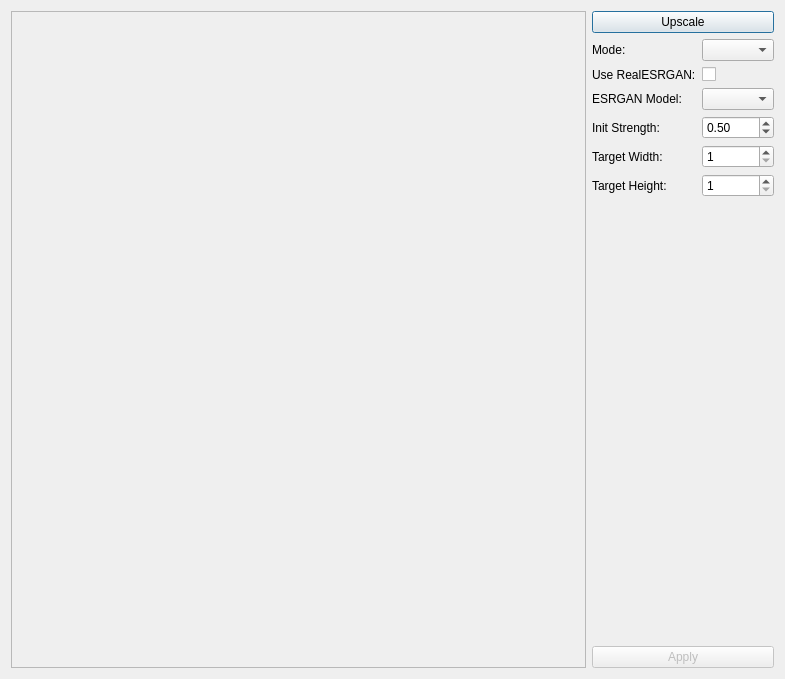
<?xml version="1.0" encoding="UTF-8"?>
<ui version="4.0">
 <class>Dialog</class>
 <widget class="QDialog" name="Dialog">
  <property name="geometry">
   <rect>
    <x>0</x>
    <y>0</y>
    <width>785</width>
    <height>679</height>
   </rect>
  </property>
  <property name="windowTitle">
   <string>Upscaling</string>
  </property>
  <layout class="QGridLayout" name="gridLayout">
   <item row="1" column="0">
    <layout class="QHBoxLayout" name="horizontalLayout" stretch="0,0">
     <item>
      <widget class="QScrollArea" name="scrollArea">
       <property name="widgetResizable">
        <bool>true</bool>
       </property>
       <widget class="QWidget" name="scrollAreaWidgetContents">
        <property name="geometry">
         <rect>
          <x>0</x>
          <y>0</y>
          <width>554</width>
          <height>655</height>
         </rect>
        </property>
        <layout class="QGridLayout" name="gridLayout_2">
         <item row="0" column="0">
          <widget class="QLabel" name="image_label">
           <property name="text">
            <string/>
           </property>
          </widget>
         </item>
        </layout>
       </widget>
      </widget>
     </item>
     <item>
      <layout class="QVBoxLayout" name="verticalLayout_2">
       <item>
        <widget class="QPushButton" name="upscale_button">
         <property name="text">
          <string>Upscale</string>
         </property>
        </widget>
       </item>
       <item>
        <layout class="QFormLayout" name="formLayout">
         <item row="1" column="0">
          <widget class="QLabel" name="label">
           <property name="text">
            <string>Use RealESRGAN:</string>
           </property>
          </widget>
         </item>
         <item row="3" column="0">
          <widget class="QLabel" name="label_2">
           <property name="text">
            <string>Init Strength:</string>
           </property>
          </widget>
         </item>
         <item row="3" column="1">
          <widget class="QDoubleSpinBox" name="init_strength_double_spin_box">
           <property name="maximum">
            <double>1.000000000000000</double>
           </property>
           <property name="singleStep">
            <double>0.100000000000000</double>
           </property>
           <property name="value">
            <double>0.500000000000000</double>
           </property>
          </widget>
         </item>
         <item row="1" column="1">
          <widget class="QCheckBox" name="use_realesrgan_check_box">
           <property name="text">
            <string/>
           </property>
          </widget>
         </item>
         <item row="4" column="0">
          <widget class="QLabel" name="label_3">
           <property name="text">
            <string>Target Width:</string>
           </property>
          </widget>
         </item>
         <item row="5" column="0">
          <widget class="QLabel" name="label_4">
           <property name="text">
            <string>Target Height:</string>
           </property>
          </widget>
         </item>
         <item row="4" column="1">
          <widget class="QSpinBox" name="target_width_spin_box">
           <property name="minimum">
            <number>1</number>
           </property>
           <property name="maximum">
            <number>100000</number>
           </property>
          </widget>
         </item>
         <item row="5" column="1">
          <widget class="QSpinBox" name="target_height_spin_box">
           <property name="minimum">
            <number>1</number>
           </property>
           <property name="maximum">
            <number>100000</number>
           </property>
          </widget>
         </item>
         <item row="2" column="0">
          <widget class="QLabel" name="esrgan_model_label">
           <property name="text">
            <string>ESRGAN Model:</string>
           </property>
          </widget>
         </item>
         <item row="2" column="1">
          <widget class="QComboBox" name="esrgan_model_combo_box">
           <property name="editable">
            <bool>false</bool>
           </property>
           <property name="frame">
            <bool>true</bool>
           </property>
          </widget>
         </item>
         <item row="0" column="0">
          <widget class="QLabel" name="label_5">
           <property name="text">
            <string>Mode:</string>
           </property>
          </widget>
         </item>
         <item row="0" column="1">
          <widget class="QComboBox" name="upscale_mode_combo_box"/>
         </item>
        </layout>
       </item>
       <item>
        <widget class="QPushButton" name="apply_button">
         <property name="enabled">
          <bool>false</bool>
         </property>
         <property name="text">
          <string>Apply</string>
         </property>
        </widget>
       </item>
      </layout>
     </item>
    </layout>
   </item>
  </layout>
 </widget>
 <resources/>
 <connections>
  <connection>
   <sender>apply_button</sender>
   <signal>clicked()</signal>
   <receiver>Dialog</receiver>
   <slot>apply()</slot>
   <hints>
    <hint type="sourcelabel">
     <x>583</x>
     <y>648</y>
    </hint>
    <hint type="destinationlabel">
     <x>567</x>
     <y>648</y>
    </hint>
   </hints>
  </connection>
  <connection>
   <sender>upscale_button</sender>
   <signal>clicked()</signal>
   <receiver>Dialog</receiver>
   <slot>upscale()</slot>
   <hints>
    <hint type="sourcelabel">
     <x>580</x>
     <y>62</y>
    </hint>
    <hint type="destinationlabel">
     <x>563</x>
     <y>66</y>
    </hint>
   </hints>
  </connection>
 </connections>
 <slots>
  <slot>gobig()</slot>
  <slot>upscale()</slot>
  <slot>apply()</slot>
 </slots>
</ui>
